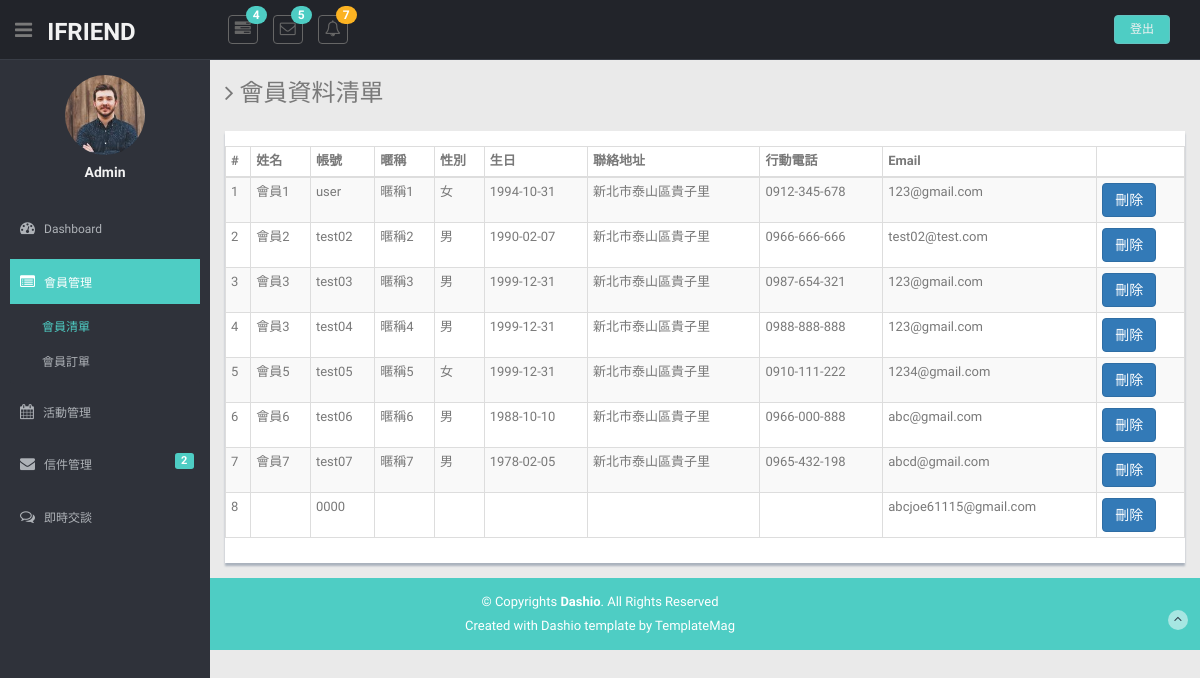
The app's page /Dashio/amember.php with its own data.
### tables this page shows
CREATE TABLE `t3_member_info` (
  `id` int(10) UNSIGNED NOT NULL,
  `id_number` text,
  `name` text,
  `acc` text NOT NULL,
  `pwd` text NOT NULL,
  `nickname` text,
  `sex` text,
  `birth` text,
  `address` text,
  `phone` text,
  `phonedpy` int(11) DEFAULT NULL,
  `email` text NOT NULL,
  `emaildpy` int(11) DEFAULT NULL,
  `line` text,
  `linedpy` int(11) DEFAULT NULL,
  `wapp` text,
  `wappdpy` int(11) DEFAULT NULL,
  `registdate` datetime NOT NULL,
  `updatetime` datetime NOT NULL,
  `chk` int(11) NOT NULL
);

### php/sql.php (called while the page is built, shortened)
<?php
$db=new PDO("mysql:host=127.0.0.1;dbname=s1080404;charset=utf8","root","");
function select($tableName,$where){
  global $db;
  $sql="SELECT * FROM ".$tableName." WHERE ".$where;
  return $db->query($sql)->fetchAll();
}
?>

### Dashio/amember.php (the view, shortened to what this page needs)
<?php
require_once("../php/sql.php");
?>
<!DOCTYPE html>
<html lang="en">
<head>
  <link href="lib/bootstrap/css/bootstrap.min.css" rel="stylesheet">
  <link href="lib/font-awesome/css/font-awesome.css" rel="stylesheet" />
  <link href="css/style.css" rel="stylesheet">
  <link href="css/style-responsive.css" rel="stylesheet">
  <link href="css/table-responsive.css" rel="stylesheet">
</head>
<body>
  <section id="container">
    <header class="header black-bg">
      <div class="sidebar-toggle-box">
        <div class="fa fa-bars tooltips" data-placement="right" data-original-title="Toggle Navigation"></div>
      </div>
      <a href="admin.php" class="logo"><b>iFRIEND</b></a>
      <div class="nav notify-row" id="top_menu">
        <ul class="nav top-menu">
          <li class="dropdown">
            <a data-toggle="dropdown" class="dropdown-toggle" href="admin.php#">
              <i class="fa fa-tasks"></i>
              <span class="badge bg-theme">4</span>
              </a>
          </li>
          <li id="header_inbox_bar" class="dropdown">
            <a data-toggle="dropdown" class="dropdown-toggle" href="admin.php#">
              <i class="fa fa-envelope-o"></i>
              <span class="badge bg-theme">5</span>
              </a>
          </li>
          <li id="header_notification_bar" class="dropdown">
            <a data-toggle="dropdown" class="dropdown-toggle" href="admin.php#">
              <i class="fa fa-bell-o"></i>
              <span class="badge bg-warning">7</span>
              </a>
          </li>
        </ul>
      </div>
      <div class="top-menu">
        <ul class="nav pull-right top-menu">
          <li><a class="logout" href="../php/api.php?do=alogout">登出</a></li>
        </ul>
      </div>
    </header>
    <aside>
      <div id="sidebar" class="nav-collapse ">
        <ul class="sidebar-menu" id="nav-accordion">
          <p class="centered"><a href="profile.html" style="pointer-events: none"><img src="img/ui-sam.jpg" class="img-circle" width="80"></a></p>
          <h5 class="centered">Admin</h5>
          <li class="mt">
            <a href="admin.php">
              <i class="fa fa-dashboard"></i>
              <span>Dashboard</span>
              </a>
          </li>
          <li class="sub-menu">
            <a class="active" href="javascript:;">
              <i class="fa fa-list-alt"></i>
              <span>會員管理</span>
              </a>
            <ul class="sub">
              <li class="active"><a href="amember.php">會員清單</a></li>
              <li><a href="#">會員訂單</a></li>
            </ul>
          </li>
          <li class="sub-menu">
            <a href="javascript:;">
              <i class="fa fa-calendar"></i>
              <span>活動管理</span>
              </a>
          </li>
          <li>
            <a href="inbox.php">
              <i class="fa fa-envelope"></i>
              <span>信件管理</span>
              <span class="label label-theme pull-right mail-info">2</span>
              </a>
          </li>
          <li class="sub-menu">
            <a href="javascript:;">
              <i class="fa fa-comments-o"></i>
              <span>即時交談</span>
              </a>
          </li>
        </ul>
      </div>
    </aside>
    <section id="main-content">
      <section class="wrapper">
        <h3><i class="fa fa-angle-right"></i> 會員資料清單</h3>
        <div class="row mt">
          <div class="col-lg-12">
            <div class="content-panel">
              <section id="no-more-tables">
                <form action="" method="POST">
                <table class="table table-bordered table-striped table-condensed cf">
                  <thead class="cf">
                    <tr>
                      <th>#</th>
                      <th>姓名</th>
                      <th class="numeric">帳號</th>
                      <th class="numeric">暱稱</th>
                      <th class="numeric">性別</th>
                      <th class="numeric">生日</th>
                      <th class="numeric">聯絡地址</th>
                      <th class="numeric">行動電話</th>
                      <th class="numeric">Email</th>
                      <th class="numeric"></th>
                    </tr>
                  </thead>
                  <tbody>
                    <?php
                    $infos=select('t3_member_info',1);
                    $i=1;
                    foreach ($infos as $info) {
                    ?>
                    <tr>
                      <td data-title="#"><?=$i?>
                      </td>
                      <td data-title="姓名"><?=$info['name']?></td>
                      <td class="numeric" data-title="帳號"><?=$info['acc']?></td>
                      <td class="numeric" data-title="暱稱"><?=$info['nickname']?></td>
                      <td class="numeric" data-title="性別"><?=$info['sex']?></td>
                      <td class="numeric" data-title="生日"><?=$info['birth']?></td>
                      <td class="numeric" data-title="聯絡地址"><?=$info['address']?></td>
                      <td class="numeric" data-title="行動電話"><?=$info['phone']?></td>
                      <td class="numeric" data-title="Email"><?=$info['email']?></td>
                      <td class="numeric" data-title="">
                        <button type="button" class="btn btn-primary" onclick="del(this)">刪除</button>
                      </td>
                    </tr>
                    <?php
                    $i+=1;
                    }
                    ?>
                  </tbody>
                </table>
                </form>
              </section>
            </div>
          </div>
        </div>
      </section>
    </section>
    <footer class="site-footer">
      <div class="text-center">
        <p>
          &copy; Copyrights <strong>Dashio</strong>. All Rights Reserved
        </p>
        <div class="credits">
          Created with Dashio template by <a href="https://templatemag.com/">TemplateMag</a>
        </div>
        <a href="responsive_table.html#" class="go-top">
          <i class="fa fa-angle-up"></i>
          </a>
      </div>
    </footer>
  </section>
</body>
</html>

### Dashio/css/style.css (style rules this page uses)
body { color: #797979; background: #eaeaea; font-family: 'Ruda', '微軟正黑體', sans-serif; padding: 0px !important; margin: 0px !important; font-size:13px; }
ul li { list-style: none; }
a, a:hover, a:focus { text-decoration: none; outline: none; }
#container { width: 100%; height: 100%; }
.bg-theme { background-color: #4ECDC4; }
.centered { text-align: center; }
.mt { margin-top: 25px; }
.label-theme { background-color: #4ECDC4; }
ul.top-menu > li > .logout { color: #f2f2f2; font-size: 12px; border-radius: 4px; -webkit-border-radius: 4px; border: 1px solid #64c3c2 !important; padding: 5px 15px; margin-right: 15px; background: #4ECDC4; margin-top: 15px; }
#sidebar { width: 210px; height: 100%; position: fixed; background: #2f323a; }
#sidebar h5 { color: #f2f2f2; font-weight: 700; }
#sidebar ul li { position: relative; }
#sidebar .sub-menu > .sub li { padding-left: 32px; }
#sidebar .sub-menu > .sub li:last-child { padding-bottom: 10px; }
ul.sidebar-menu , ul.sidebar-menu li ul.sub { margin: -2px 0 0; padding: 0; }
ul.sidebar-menu { margin-top: 75px; }
#sidebar > ul > li > ul.sub { display: none; }
#sidebar > ul > li.active > ul.sub, #sidebar > ul > li > ul.sub > li > a { display: block; }
ul.sidebar-menu li ul.sub li { background: #2f323a; margin-bottom: 0; margin-left: 0; margin-right: 0; }
ul.sidebar-menu li ul.sub li:last-child { border-radius: 0 0 4px 4px; -webkit-border-radius: 0 0 4px 4px; }
ul.sidebar-menu li ul.sub li a { font-size: 12px; padding: 6px 0; line-height: 35px; height: 35px; -webkit-transition: all 0.3s ease; -moz-transition: all 0.3s ease; -o-transition: all 0.3s ease; -ms-transition: all 0.3s ease; transition: all 0.3s ease; color: #aeb2b7; }
ul.sidebar-menu li ul.sub li.active a { color: #4ECDC4; -webkit-transition: all 0.3s ease; -moz-transition: all 0.3s ease; -o-transition: all 0.3s ease; -ms-transition: all 0.3s ease; transition: all 0.3s ease; display: block; }
ul.sidebar-menu li { margin-bottom: 5px; margin-left:10px; margin-right:10px; }
ul.sidebar-menu li.sub-menu { line-height: 15px; }
ul.sidebar-menu li a span { display: inline-block; }
ul.sidebar-menu li a { color: #aeb2b7; text-decoration: none; display: block; padding: 15px 0 15px 10px; font-size: 12px; outline: none; -webkit-transition: all 0.3s ease; -moz-transition: all 0.3s ease; -o-transition: all 0.3s ease; -ms-transition: all 0.3s ease; transition: all 0.3s ease; }
ul.sidebar-menu li a.active, ul.sidebar-menu li a:hover, ul.sidebar-menu li a:focus { background: #4ECDC4; color: #fff; display: block; -webkit-transition: all 0.3s ease; -moz-transition: all 0.3s ease; -o-transition: all 0.3s ease; -ms-transition: all 0.3s ease; transition: all 0.3s ease; }
ul.sidebar-menu li a i { font-size: 15px; padding-right: 6px; }
ul.sidebar-menu li a.active i { color: #fff; }
.mail-info, .mail-info:hover { margin: -3px 6px 0 0; font-size: 11px; }
#main-content { margin-left: 210px; }
.header, .footer { min-height: 60px; padding: 0 15px; }
.header { position: fixed; left: 0; right: 0; z-index: 1002; }
.black-bg { background: #22242a; border-bottom: 1px solid #393d46; }
.wrapper { display: inline-block; margin-top: 60px; padding-left: 15px; padding-right: 15px; padding-bottom: 15px; padding-top: 0px; width: 100%; }
a.logo { font-size: 24px; color: #f2f2f2; float: left; margin-top: 15px; text-transform: uppercase; }
a.logo b { font-weight: 900; }
#top_menu .nav > li, ul.top-menu > li { float: left; }
.notify-row { float: left; margin-top: 15px; margin-left: 92px; }
ul.top-menu > li > a { color: #666666; font-size: 16px; border-radius: 4px; -webkit-border-radius: 4px; border:1px solid #666666 !important; padding: 2px 6px; margin-right: 15px; }
.notify-row .badge { position: absolute; right: -10px; top: -10px; z-index: 100; }
.sidebar-toggle-box { float: left; padding-right: 15px; margin-top: 20px; }
.sidebar-toggle-box .fa-bars { cursor: pointer; display: inline-block; font-size: 20px; }
.content-panel { background: #ffffff; box-shadow: 0px 3px 2px #aab2bd; padding-top: 15px; padding-bottom: 5px; }
.badge.bg-warning { background: #FCB322; }
.site-footer { background: #4ECDC4; color: #fff; padding: 15px 0; }
.site-footer p { margin-bottom: 5px; }
.credits, .credits a { color: #fff; }
.go-top { margin-right: 1%; margin-top: -25px; float: right; background: rgba(255,255,255,.5); width: 20px; height: 20px; border-radius: 50%; -webkit-border-radius: 50%; }
.go-top i { color: #2A3542; }

### records on screen
t3_member_info: name "會員1", acc "user", nickname "暱稱1", sex "女", birth "1994-10-31", address "新北市泰山區貴子里", phone "0912-345-678", email "123@gmail.com"
t3_member_info: name "會員2", acc "test02", nickname "暱稱2", sex "男", birth "1990-02-07", address "新北市泰山區貴子里", phone "0966-666-666", email "test02@test.com"
t3_member_info: name "會員3", acc "test03", nickname "暱稱3", sex "男", birth "1999-12-31", address "新北市泰山區貴子里", phone "0987-654-321", email "123@gmail.com"
t3_member_info: name "會員3", acc "test04", nickname "暱稱4", sex "男", birth "1999-12-31", address "新北市泰山區貴子里", phone "0988-888-888", email "123@gmail.com"
t3_member_info: name "會員5", acc "test05", nickname "暱稱5", sex "女", birth "1999-12-31", address "新北市泰山區貴子里", phone "0910-111-222", email "1234@gmail.com"
t3_member_info: name "會員6", acc "test06", nickname "暱稱6", sex "男", birth "1988-10-10", address "新北市泰山區貴子里", phone "0966-000-888", email "abc@gmail.com"
t3_member_info: name "會員7", acc "test07", nickname "暱稱7", sex "男", birth "1978-02-05", address "新北市泰山區貴子里", phone "0965-432-198", email "abcd@gmail.com"
t3_member_info: acc "0000", email "abcjoe61115@gmail.com"
